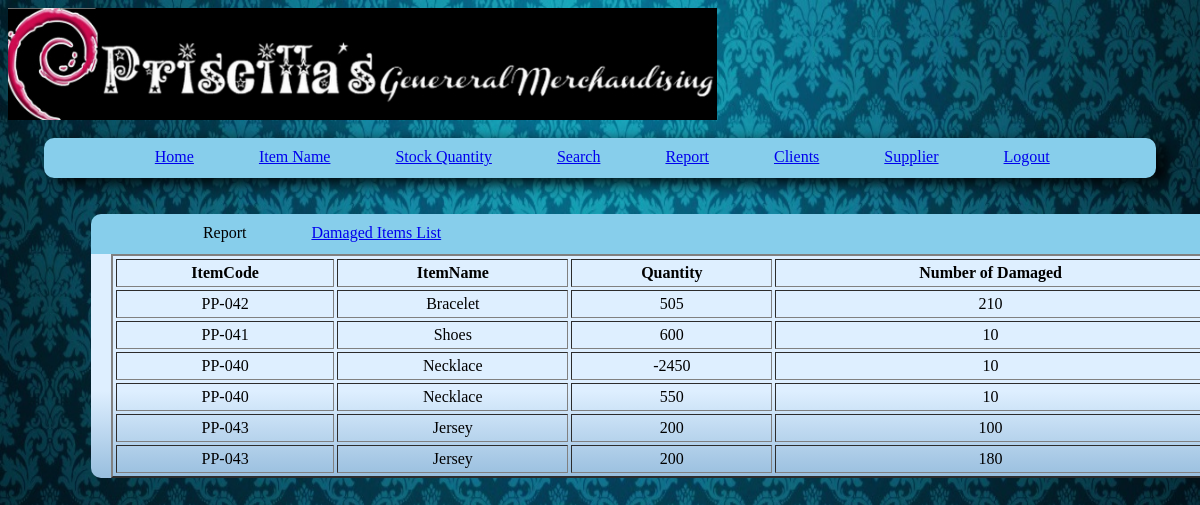
The app's page /report.php (signed in) with its own data.
### tables this page shows
CREATE TABLE IF NOT EXISTS `items_history` (
  `itemcode` int(11) NOT NULL,
  `itemname` varchar(50) NOT NULL,
  `quantity` int(11) NOT NULL,
  `numberofdamaged` int(11) NOT NULL
);

### report.php (the view, shortened to what this page needs)
<html>
<head>
	<link rel="stylesheet" href="style-admin.css" />
</head>
<body>
	<img src="images/header.jpg"/><br/><Br/>
		<div class="header">
			<div class="tab1">
				<div class="tab2"><a href="admin.php">Home</a></div>
				<div class="tab2"><a href="itemname.php">Item Name</a></div>
				<div class="tab2"><a href="stockquantity.php">Stock Quantity</a></div>
				<div class="tab2"><a href="search.php">Search</a></div>
				<div class="tab2"><a href="report.php">Report</a></div>
				<div class="tab2"><a href="clients.php">Clients</a></div>
				<div class="tab2"><a href="supplier.php">Supplier</a></div>
				<div class="tab2"><a href="logout.php">Logout</a></div>
			</div>
		</div>
		<div id="container">
			<div id="upper-tab">
				<div id="crud-item">
					<div class="tab-cont">Report</div>
					<div class="tab-cont"><a href="damaged_items.php">Damaged Items List</a></div>
					<?php
					$page = (isset($_GET['page'])) ? (int)$_GET['page'] : 1;
					$start = ($page - 1) * 10;
					?>
				</div>
			</div>
			<div id="item-names">
				<table BORDER="2"    WIDTH="100%"   CELLPADDING="4" CELLSPACING="3">
				<TR>
					<TH>ItemCode</TH>
					<TH>ItemName</TH>
					<TH>Quantity</TH>
					<TH>Number of Damaged</TH>
				</TR>
				<?php
					$query = mysql_query("Select * from items_history LIMIT $start, 10");
					while($row = mysql_fetch_assoc($query)){
						Print "<TR>";
							$len = strlen($row['itemcode']);
						if($len == 1){
							Print '<TD Align = "Center">PP-00'.$row['itemcode'].'</TD>';
						}
						else if($len == 2){
							Print '<TD Align = "Center">PP-0'.$row['itemcode'].'</TD>';
						}
						else{
							Print '<TD Align = "Center">PP-'.$row['itemcode'].'</TD>';
						}
							Print '<TD Align = "Center">'.$row['itemname'].'</TD>';
							Print '<TD Align = "Center">'.$row['quantity'].'</TD>';
							Print '<TD Align = "Center">'.$row['numberofdamaged'].'</TD>';
						Print "</TR>";
					}
				?>
				</table>
			</div>
		</div>
</body>
</html>

### style-admin.css (style rules this page uses)
body { background-image: url('images/background.jpg'); background-color: white; background-repeat: no-repeat; background-size: 100% 100%; }
.header { background-color: skyblue; border-radius: 10px 10px 10px 10px; box-shadow: 10px 5px 15px; height: 40px; margin-left: 3%; margin-right: 3%; }
.tab1 { float: left; margin-left: 10%; margin-top: 10px; display: block; }
.tab2 { float: left; margin-right: 65px; font-family: Verdana Rounded MT Bold; }
#container { background: rgb(222,239,255); background: -moz-linear-gradient(top, rgba(222,239,255,1) 67%, rgba(152,190,222,1) 100%); background: -webkit-gradient(linear, left top, left bottom, color-stop(67%,rgba(222,239,255,1)), color-stop(100%,rgba(152,190,222,1))); background: -webkit-linear-gradient(top, rgba(222,239,255,1) 67%,rgba(152,190,222,1) 100%); background: -o-linear-gradient(top, rgba(222,239,255,1) 67%,rgba(152,190,222,1) 100%); background: -ms-linear-gradient(top, rgba(222,239,255,1) 67%,rgba(152,190,222,1) 100%); background: linear-gradient(to bottom, rgba(222,239,255,1) 67%,rgba(152,190,222,1) 100%); filter: progid:DXImageTransform.Microsoft.gradient( startColorstr='#deefff', endColorstr='#98bede',GradientType=0 ); height: auto; width: 1120px; margin-top: 3%; margin-left: 7%; margin-right: 5%; border-radius: 15px 15px 10px 10px; float: left; font-family: Tahoma; }
#item-names { margin-left: 20px; }
#upper-tab { background-color: skyblue; height: 40px; width: 1120px; border-radius: 10px 10px 0 0; }
#crud-item { float: left; margin-left: 10%; margin-top: 10px; display: block; }
.tab-cont { float: left; margin-right: 65px; font-family: Verdana Rounded MT Bold; }

### records on screen
items_history: itemcode "42", itemname "Bracelet", quantity "505", numberofdamaged "210"
items_history: itemcode "41", itemname "Shoes", quantity "600", numberofdamaged "10"
items_history: itemcode "40", itemname "Necklace", quantity "-2450", numberofdamaged "10"
items_history: itemcode "40", itemname "Necklace", quantity "550", numberofdamaged "10"
items_history: itemcode "43", itemname "Jersey", quantity "200", numberofdamaged "100"
items_history: itemcode "43", itemname "Jersey", quantity "200", numberofdamaged "180"
